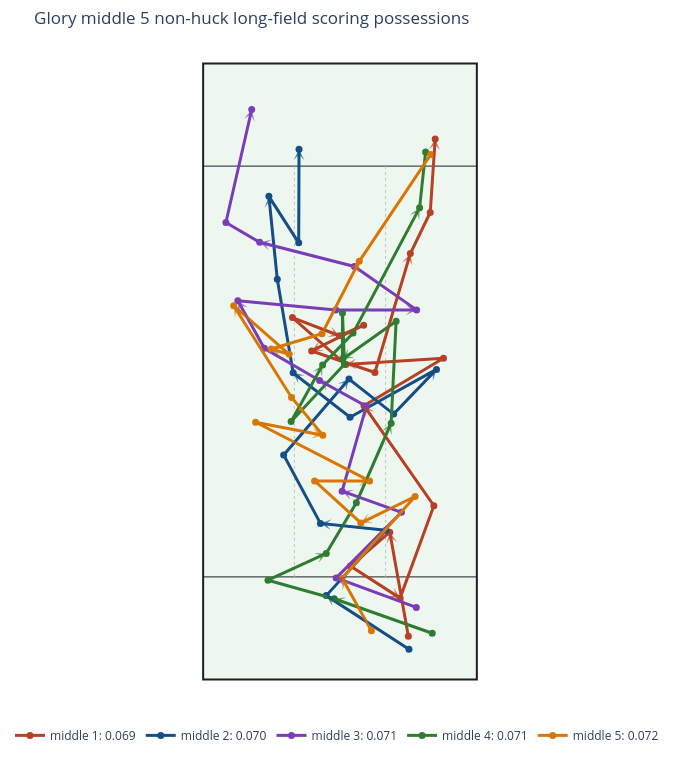

The code cell stored with this chart in its notebook:
### Markdown cell above
## Overlay Middle Possessions

### Code cell
middle_lookup = {path['possession_id'].iloc[0]: path for path in middle_paths}
middle_labeled_paths = {
    f'middle {rank + 1}: {row[METRIC]:.3f}': middle_lookup[row['possession_id']]
    for rank, (_, row) in enumerate(middle_possessions.iterrows())
    if row['possession_id'] in middle_lookup
}

if middle_labeled_paths:
    fig = plot_representative_paths(
        middle_labeled_paths,
        title=f'{TEAM_ID.title()} middle {len(middle_labeled_paths)} non-huck long-field scoring possessions',
    )
    fig.show()

### Figure 1 — Plotly figure (JSON) as saved in the notebook; plotly's stock layout.template omitted (floating-point values rounded to 4 significant figures)
{"data": [{"hovertemplate": "middle 1: 0.069<br>%{text}<extra></extra>", "line": {"color": "#b74126", "width": 3}, "marker": {"color": "#b74126", "size": 7}, "mode": "lines+markers", "name": "middle 1: 0.069", "text": ["Start", "Throw 1<br>bsadok -> tedmonds<br>aEC: 0.148<br>CP: 95.9%<br>Distance: 20.6", "Throw 2<br>tedmonds -> bsadok<br>aEC: -0.042<br>CP: 99.1%<br>Distance: 10.1", "Throw 3<br>bsadok -> tedmonds<br>aEC: -0.055<br>CP: 99.1%<br>Distance: 11.5", "Throw 4<br>tedmonds -> jbabbitt<br>aEC: 0.089<br>CP: 97.1%<br>Distance: 19.2", "Throw 5<br>jbabbitt -> tdecraene<br>aEC: 0.155<br>CP: 96.5%<br>Distance: 16.6", "Throw 6<br>tdecraene -> jbabbitt<br>aEC: 0.042<br>CP: 97.4%<br>Distance: 18.0", "Throw 7<br>jbabbitt -> tdecraene<br>aEC: 0.051<br>CP: 96.1%<br>Distance: 19.1", "Throw 8<br>tdecraene -> ndick<br>aEC: 0.108<br>CP: 97.2%<br>Distance: 13.8", "Throw 9<br>ndick -> tdecraene<br>aEC: -0.040<br>CP: 98.3%<br>Distance: 9.8", "Throw 10<br>tdecraene -> tedmonds<br>aEC: 0.025<br>CP: 98.8%<br>Distance: 5.1", "Throw 11<br>tedmonds -> tdecraene<br>aEC: -0.064<br>CP: 98.3%<br>Distance: 11.3", "Throw 12<br>tdecraene -> tedmonds<br>aEC: -0.053<br>CP: 98.1%<br>Distance: 13.0", "Throw 13<br>tedmonds -> tdecraene<br>aEC: 0.281<br>CP: 92.0%<br>Distance: 24.2", "Throw 14<br>tdecraene -> tedmonds<br>aEC: 0.081<br>CP: 97.8%<br>Distance: 8.9", "Throw 15<br>tedmonds -> rdinger<br>aEC: 0.317<br>CP: 95.7%<br>Distance: 14.4"], "type": "scatter", "x": [13.31, 9.7, 2.03, 11.7, 18.28, 4.67, 20.15, 1.12, -9.26, -0.1, 4.61, -5.52, 6.8, 13.7, 17.57, 18.54], "y": [8.45, 28.7, 22.12, 15.87, 33.87, 53.35, 62.58, 61.35, 70.51, 66.96, 69.03, 64.0, 59.8, 82.96, 90.96, 105.3]}, {"hovertemplate": "middle 2: 0.070<br>%{text}<extra></extra>", "line": {"color": "#164e87", "width": 3}, "marker": {"color": "#164e87", "size": 7}, "mode": "lines+markers", "name": "middle 2: 0.070", "text": ["Start", "Throw 1<br>bsadok -> rdinger<br>aEC: 0.075<br>CP: 97.5%<br>Distance: 19.2", "Throw 2<br>rdinger -> scarapell<br>aEC: 0.078<br>CP: 97.5%<br>Distance: 17.2", "Throw 3<br>scarapell -> bsadok<br>aEC: 0.014<br>CP: 98.5%<br>Distance: 12.8", "Throw 4<br>bsadok -> scarapell<br>aEC: 0.102<br>CP: 97.4%<br>Distance: 15.1", "Throw 5<br>scarapell -> tdecraene<br>aEC: 0.151<br>CP: 95.5%<br>Distance: 19.5", "Throw 6<br>tdecraene -> rdinger<br>aEC: -0.076<br>CP: 98.6%<br>Distance: 11.1", "Throw 7<br>rdinger -> bsadok<br>aEC: 0.048<br>CP: 98.2%<br>Distance: 12.1", "Throw 8<br>bsadok -> rdinger<br>aEC: -0.048<br>CP: 97.0%<br>Distance: 19.2", "Throw 9<br>rdinger -> bsadok<br>aEC: 0.084<br>CP: 97.5%<br>Distance: 14.0", "Throw 10<br>bsadok -> tedmonds<br>aEC: 0.192<br>CP: 94.8%<br>Distance: 18.5", "Throw 11<br>tedmonds -> scarapell<br>aEC: 0.156<br>CP: 94.9%<br>Distance: 16.2", "Throw 12<br>scarapell -> tdecraene<br>aEC: -0.079<br>CP: 97.2%<br>Distance: 10.8", "Throw 13<br>tdecraene -> tedmonds<br>aEC: 0.210<br>CP: 97.0%<br>Distance: 8.2"], "type": "scatter", "x": [13.43, -2.68, 8.95, -3.81, -10.97, 1.75, 10.45, 18.79, 1.95, -9.12, -12.21, -13.85, -8.04, -7.98], "y": [5.91, 16.36, 29.07, 30.41, 43.73, 58.55, 51.71, 60.41, 51.09, 59.74, 77.95, 94.11, 85.06, 103.3]}, {"hovertemplate": "middle 3: 0.071<br>%{text}<extra></extra>", "line": {"color": "#7a3db8", "width": 3}, "marker": {"color": "#7a3db8", "size": 7}, "mode": "lines+markers", "name": "middle 3: 0.071", "text": ["Start", "Throw 1<br>rdinger -> bsadok<br>aEC: 0.063<br>CP: 98.0%<br>Distance: 16.6", "Throw 2<br>bsadok -> rdinger<br>aEC: 0.078<br>CP: 97.3%<br>Distance: 18.0", "Throw 3<br>rdinger -> ndick<br>aEC: 0.046<br>CP: 98.3%<br>Distance: 12.3", "Throw 4<br>ndick -> tedmonds<br>aEC: 0.064<br>CP: 98.6%<br>Distance: 8.0", "Throw 5<br>tedmonds -> tdecraene<br>aEC: 0.054<br>CP: 98.3%<br>Distance: 10.4", "Throw 6<br>tdecraene -> pboerth<br>aEC: 0.053<br>CP: 97.9%<br>Distance: 12.5", "Throw 7<br>pboerth -> ndick<br>aEC: 0.078<br>CP: 98.1%<br>Distance: 10.6", "Throw 8<br>ndick -> jbabbitt<br>aEC: 0.023<br>CP: 95.3%<br>Distance: 19.2", "Throw 9<br>jbabbitt -> tedmonds<br>aEC: -0.018<br>CP: 97.3%<br>Distance: 15.7", "Throw 10<br>tedmonds -> ndick<br>aEC: 0.112<br>CP: 96.3%<br>Distance: 14.8", "Throw 11<br>ndick -> jbabbitt<br>aEC: 0.037<br>CP: 95.7%<br>Distance: 19.0", "Throw 12<br>jbabbitt -> bsadok<br>aEC: 0.005<br>CP: 97.9%<br>Distance: 7.6", "Throw 13<br>bsadok -> tdecraene<br>aEC: 0.327<br>CP: 89.7%<br>Distance: 22.6"], "type": "scatter", "x": [14.86, -0.75, 11.96, 0.41, 5.12, -3.97, -14.74, -19.9, -0.81, 14.92, 2.8, -15.64, -22.22, -17.19], "y": [14.06, 19.8, 32.58, 36.7, 53.22, 58.25, 64.51, 73.8, 72.0, 72.0, 80.45, 85.16, 89.03, 111.0]}, {"hovertemplate": "middle 4: 0.071<br>%{text}<extra></extra>", "line": {"color": "#2f7d32", "width": 3}, "marker": {"color": "#2f7d32", "size": 7}, "mode": "lines+markers", "name": "middle 4: 0.071", "text": ["Start", "Throw 1<br>bsadok -> rdinger<br>aEC: 0.045<br>CP: 97.4%<br>Distance: 20.2", "Throw 2<br>rdinger -> tedmonds<br>aEC: 0.001<br>CP: 98.7%<br>Distance: 13.4", "Throw 3<br>tedmonds -> jbabbitt<br>aEC: 0.028<br>CP: 98.5%<br>Distance: 12.5", "Throw 4<br>jbabbitt -> tdecraene<br>aEC: 0.041<br>CP: 98.5%<br>Distance: 11.5", "Throw 5<br>tdecraene -> ndick<br>aEC: 0.084<br>CP: 96.7%<br>Distance: 16.9", "Throw 6<br>ndick -> tedmonds<br>aEC: 0.165<br>CP: 94.3%<br>Distance: 19.9", "Throw 7<br>tedmonds -> tdecraene<br>aEC: -0.064<br>CP: 98.1%<br>Distance: 12.8", "Throw 8<br>tdecraene -> jbabbitt<br>aEC: 0.086<br>CP: 98.2%<br>Distance: 9.0", "Throw 9<br>jbabbitt -> tedmonds<br>aEC: -0.094<br>CP: 98.7%<br>Distance: 10.0", "Throw 10<br>tedmonds -> rdinger<br>aEC: -0.089<br>CP: 98.2%<br>Distance: 15.2", "Throw 11<br>rdinger -> ndick<br>aEC: 0.088<br>CP: 97.5%<br>Distance: 12.6", "Throw 12<br>ndick -> tdecraene<br>aEC: 0.057<br>CP: 98.4%<br>Distance: 8.6", "Throw 13<br>tdecraene -> tedmonds<br>aEC: 0.253<br>CP: 90.3%<br>Distance: 27.6", "Throw 14<br>tedmonds -> tdecraene<br>aEC: 0.399<br>CP: 96.6%<br>Distance: 11.0"], "type": "scatter", "x": [17.96, -1.13, -14.03, -2.68, 3.19, 9.96, 10.93, 0.48, 0.48, 0.87, -9.52, -3.39, 2.54, 15.5, 16.67], "y": [9.03, 15.74, 19.35, 24.58, 34.45, 49.93, 69.8, 62.38, 71.41, 61.41, 50.25, 61.29, 67.48, 91.87, 102.8]}, {"hovertemplate": "middle 5: 0.072<br>%{text}<extra></extra>", "line": {"color": "#d97706", "width": 3}, "marker": {"color": "#d97706", "size": 7}, "mode": "lines+markers", "name": "middle 5: 0.072", "text": ["Start", "Throw 1<br>rdinger -> tedmonds<br>aEC: 0.062<br>CP: 98.7%<br>Distance: 11.7", "Throw 2<br>tedmonds -> scarapell<br>aEC: 0.092<br>CP: 96.4%<br>Distance: 21.3", "Throw 3<br>scarapell -> tedmonds<br>aEC: -0.017<br>CP: 98.7%<br>Distance: 11.7", "Throw 4<br>tedmonds -> scarapell<br>aEC: 0.066<br>CP: 98.3%<br>Distance: 12.2", "Throw 5<br>scarapell -> tedmonds<br>aEC: -0.000<br>CP: 98.7%<br>Distance: 10.7", "Throw 6<br>tedmonds -> scarapell<br>aEC: 0.080<br>CP: 95.3%<br>Distance: 25.0", "Throw 7<br>scarapell -> rdinger<br>aEC: 0.003<br>CP: 98.0%<br>Distance: 13.3", "Throw 8<br>rdinger -> tdecraene<br>aEC: 0.071<br>CP: 98.3%<br>Distance: 9.5", "Throw 9<br>tdecraene -> tedmonds<br>aEC: 0.149<br>CP: 95.5%<br>Distance: 21.1", "Throw 10<br>tedmonds -> tdecraene<br>aEC: -0.058<br>CP: 97.2%<br>Distance: 14.4", "Throw 11<br>tdecraene -> mmcdonnel<br>aEC: 0.004<br>CP: 98.9%<br>Distance: 3.6", "Throw 12<br>mmcdonnel -> ograff<br>aEC: 0.045<br>CP: 97.9%<br>Distance: 10.3", "Throw 13<br>ograff -> tedmonds<br>aEC: 0.156<br>CP: 96.2%<br>Distance: 15.9", "Throw 14<br>tedmonds -> tdecraene<br>aEC: 0.350<br>CP: 92.2%<br>Distance: 25.0"], "type": "scatter", "x": [6.12, 0.41, 14.62, 4.06, -4.95, 5.76, -16.43, -3.35, -9.43, -20.7, -9.89, -13.39, -3.51, 3.75, 17.65], "y": [9.51, 19.75, 35.66, 30.51, 38.69, 38.69, 50.12, 47.59, 54.95, 72.81, 63.34, 64.37, 67.35, 81.45, 102.2]}], "layout": {"annotations": [{"arrowcolor": "#b74126", "arrowhead": 3, "arrowsize": 1, "arrowwidth": 1.8, "ax": 13.31, "axref": "x", "ay": 8.45, "ayref": "y", "opacity": 0.65, "showarrow": true, "x": 9.7, "xref": "x", "y": 28.7, "yref": "y"}, {"arrowcolor": "#b74126", "arrowhead": 3, "arrowsize": 1, "arrowwidth": 1.8, "ax": 2.03, "axref": "x", "ay": 22.12, "ayref": "y", "opacity": 0.65, "showarrow": true, "x": 11.7, "xref": "x", "y": 15.87, "yref": "y"}, {"arrowcolor": "#b74126", "arrowhead": 3, "arrowsize": 1, "arrowwidth": 1.8, "ax": 18.28, "axref": "x", "ay": 33.87, "ayref": "y", "opacity": 0.65, "showarrow": true, "x": 4.67, "xref": "x", "y": 53.35, "yref": "y"}, {"arrowcolor": "#b74126", "arrowhead": 3, "arrowsize": 1, "arrowwidth": 1.8, "ax": 20.15, "axref": "x", "ay": 62.58, "ayref": "y", "opacity": 0.65, "showarrow": true, "x": 1.12, "xref": "x", "y": 61.35, "yref": "y"}, {"arrowcolor": "#b74126", "arrowhead": 3, "arrowsize": 1, "arrowwidth": 1.8, "ax": -9.26, "axref": "x", "ay": 70.51, "ayref": "y", "opacity": 0.65, "showarrow": true, "x": -0.1, "xref": "x", "y": 66.96, "yref": "y"}, {"arrowcolor": "#b74126", "arrowhead": 3, "arrowsize": 1, "arrowwidth": 1.8, "ax": 4.61, "axref": "x", "ay": 69.03, "ayref": "y", "opacity": 0.65, "showarrow": true, "x": -5.52, "xref": "x", "y": 64, "yref": "y"}, {"arrowcolor": "#b74126", "arrowhead": 3, "arrowsize": 1, "arrowwidth": 1.8, "ax": 6.8, "axref": "x", "ay": 59.8, "ayref": "y", "opacity": 0.65, "showarrow": true, "x": 13.7, "xref": "x", "y": 82.96, "yref": "y"}, {"arrowcolor": "#b74126", "arrowhead": 3, "arrowsize": 1, "arrowwidth": 1.8, "ax": 17.57, "axref": "x", "ay": 90.96, "ayref": "y", "opacity": 0.65, "showarrow": true, "x": 18.54, "xref": "x", "y": 105.3, "yref": "y"}, {"arrowcolor": "#164e87", "arrowhead": 3, "arrowsize": 1, "arrowwidth": 1.8, "ax": 13.43, "axref": "x", "ay": 5.91, "ayref": "y", "opacity": 0.65, "showarrow": true, "x": -2.68, "xref": "x", "y": 16.36, "yref": "y"}, {"arrowcolor": "#164e87", "arrowhead": 3, "arrowsize": 1, "arrowwidth": 1.8, "ax": 8.95, "axref": "x", "ay": 29.07, "ayref": "y", "opacity": 0.65, "showarrow": true, "x": -3.81, "xref": "x", "y": 30.41, "yref": "y"}, {"arrowcolor": "#164e87", "arrowhead": 3, "arrowsize": 1, "arrowwidth": 1.8, "ax": -10.97, "axref": "x", "ay": 43.73, "ayref": "y", "opacity": 0.65, "showarrow": true, "x": 1.75, "xref": "x", "y": 58.55, "yref": "y"}, {"arrowcolor": "#164e87", "arrowhead": 3, "arrowsize": 1, "arrowwidth": 1.8, "ax": 10.45, "axref": "x", "ay": 51.71, "ayref": "y", "opacity": 0.65, "showarrow": true, "x": 18.79, "xref": "x", "y": 60.41, "yref": "y"}, {"arrowcolor": "#164e87", "arrowhead": 3, "arrowsize": 1, "arrowwidth": 1.8, "ax": 1.95, "axref": "x", "ay": 51.09, "ayref": "y", "opacity": 0.65, "showarrow": true, "x": -9.12, "xref": "x", "y": 59.74, "yref": "y"}, {"arrowcolor": "#164e87", "arrowhead": 3, "arrowsize": 1, "arrowwidth": 1.8, "ax": -12.21, "axref": "x", "ay": 77.95, "ayref": "y", "opacity": 0.65, "showarrow": true, "x": -13.85, "xref": "x", "y": 94.11, "yref": "y"}, {"arrowcolor": "#164e87", "arrowhead": 3, "arrowsize": 1, "arrowwidth": 1.8, "ax": -8.04, "axref": "x", "ay": 85.06, "ayref": "y", "opacity": 0.65, "showarrow": true, "x": -7.98, "xref": "x", "y": 103.3, "yref": "y"}, {"arrowcolor": "#7a3db8", "arrowhead": 3, "arrowsize": 1, "arrowwidth": 1.8, "ax": 14.86, "axref": "x", "ay": 14.06, "ayref": "y", "opacity": 0.65, "showarrow": true, "x": -0.75, "xref": "x", "y": 19.8, "yref": "y"}, {"arrowcolor": "#7a3db8", "arrowhead": 3, "arrowsize": 1, "arrowwidth": 1.8, "ax": 11.96, "axref": "x", "ay": 32.58, "ayref": "y", "opacity": 0.65, "showarrow": true, "x": 0.41, "xref": "x", "y": 36.7, "yref": "y"}, {"arrowcolor": "#7a3db8", "arrowhead": 3, "arrowsize": 1, "arrowwidth": 1.8, "ax": 5.12, "axref": "x", "ay": 53.22, "ayref": "y", "opacity": 0.65, "showarrow": true, "x": -3.97, "xref": "x", "y": 58.25, "yref": "y"}, {"arrowcolor": "#7a3db8", "arrowhead": 3, "arrowsize": 1, "arrowwidth": 1.8, "ax": -14.74, "axref": "x", "ay": 64.51, "ayref": "y", "opacity": 0.65, "showarrow": true, "x": -19.9, "xref": "x", "y": 73.8, "yref": "y"}, {"arrowcolor": "#7a3db8", "arrowhead": 3, "arrowsize": 1, "arrowwidth": 1.8, "ax": -0.81, "axref": "x", "ay": 72, "ayref": "y", "opacity": 0.65, "showarrow": true, "x": 14.92, "xref": "x", "y": 72, "yref": "y"}, {"arrowcolor": "#7a3db8", "arrowhead": 3, "arrowsize": 1, "arrowwidth": 1.8, "ax": 2.8, "axref": "x", "ay": 80.45, "ayref": "y", "opacity": 0.65, "showarrow": true, "x": -15.64, "xref": "x", "y": 85.16, "yref": "y"}, {"arrowcolor": "#7a3db8", "arrowhead": 3, "arrowsize": 1, "arrowwidth": 1.8, "ax": -22.22, "axref": "x", "ay": 89.03, "ayref": "y", "opacity": 0.65, "showarrow": true, "x": -17.19, "xref": "x", "y": 111.0, "yref": "y"}, {"arrowcolor": "#2f7d32", "arrowhead": 3, "arrowsize": 1, "arrowwidth": 1.8, "ax": 17.96, "axref": "x", "ay": 9.03, "ayref": "y", "opacity": 0.65, "showarrow": true, "x": -1.13, "xref": "x", "y": 15.74, "yref": "y"}, {"arrowcolor": "#2f7d32", "arrowhead": 3, "arrowsize": 1, "arrowwidth": 1.8, "ax": -14.03, "axref": "x", "ay": 19.35, "ayref": "y", "opacity": 0.65, "showarrow": true, "x": -2.68, "xref": "x", "y": 24.58, "yref": "y"}, {"arrowcolor": "#2f7d32", "arrowhead": 3, "arrowsize": 1, "arrowwidth": 1.8, "ax": 3.19, "axref": "x", "ay": 34.45, "ayref": "y", "opacity": 0.65, "showarrow": true, "x": 9.96, "xref": "x", "y": 49.93, "yref": "y"}, {"arrowcolor": "#2f7d32", "arrowhead": 3, "arrowsize": 1, "arrowwidth": 1.8, "ax": 10.93, "axref": "x", "ay": 69.8, "ayref": "y", "opacity": 0.65, "showarrow": true, "x": 0.48, "xref": "x", "y": 62.38, "yref": "y"}, {"arrowcolor": "#2f7d32", "arrowhead": 3, "arrowsize": 1, "arrowwidth": 1.8, "ax": 0.48, "axref": "x", "ay": 71.41, "ayref": "y", "opacity": 0.65, "showarrow": true, "x": 0.87, "xref": "x", "y": 61.41, "yref": "y"}, {"arrowcolor": "#2f7d32", "arrowhead": 3, "arrowsize": 1, "arrowwidth": 1.8, "ax": -9.52, "axref": "x", "ay": 50.25, "ayref": "y", "opacity": 0.65, "showarrow": true, "x": -3.39, "xref": "x", "y": 61.29, "yref": "y"}, {"arrowcolor": "#2f7d32", "arrowhead": 3, "arrowsize": 1, "arrowwidth": 1.8, "ax": 2.54, "axref": "x", "ay": 67.48, "ayref": "y", "opacity": 0.65, "showarrow": true, "x": 15.5, "xref": "x", "y": 91.87, "yref": "y"}, {"arrowcolor": "#d97706", "arrowhead": 3, "arrowsize": 1, "arrowwidth": 1.8, "ax": 6.12, "axref": "x", "ay": 9.51, "ayref": "y", "opacity": 0.65, "showarrow": true, "x": 0.41, "xref": "x", "y": 19.75, "yref": "y"}, {"arrowcolor": "#d97706", "arrowhead": 3, "arrowsize": 1, "arrowwidth": 1.8, "ax": 14.62, "axref": "x", "ay": 35.66, "ayref": "y", "opacity": 0.65, "showarrow": true, "x": 4.06, "xref": "x", "y": 30.51, "yref": "y"}, {"arrowcolor": "#d97706", "arrowhead": 3, "arrowsize": 1, "arrowwidth": 1.8, "ax": -4.95, "axref": "x", "ay": 38.69, "ayref": "y", "opacity": 0.65, "showarrow": true, "x": 5.76, "xref": "x", "y": 38.69, "yref": "y"}, {"arrowcolor": "#d97706", "arrowhead": 3, "arrowsize": 1, "arrowwidth": 1.8, "ax": -16.43, "axref": "x", "ay": 50.12, "ayref": "y", "opacity": 0.65, "showarrow": true, "x": -3.35, "xref": "x", "y": 47.59, "yref": "y"}, {"arrowcolor": "#d97706", "arrowhead": 3, "arrowsize": 1, "arrowwidth": 1.8, "ax": -9.43, "axref": "x", "ay": 54.95, "ayref": "y", "opacity": 0.65, "showarrow": true, "x": -20.7, "xref": "x", "y": 72.81, "yref": "y"}, {"arrowcolor": "#d97706", "arrowhead": 3, "arrowsize": 1, "arrowwidth": 1.8, "ax": -9.89, "axref": "x", "ay": 63.34, "ayref": "y", "opacity": 0.65, "showarrow": true, "x": -13.39, "xref": "x", "y": 64.37, "yref": "y"}, {"arrowcolor": "#d97706", "arrowhead": 3, "arrowsize": 1, "arrowwidth": 1.8, "ax": -3.51, "axref": "x", "ay": 67.35, "ayref": "y", "opacity": 0.65, "showarrow": true, "x": 3.75, "xref": "x", "y": 81.45, "yref": "y"}], "height": 760, "legend": {"orientation": "h", "y": -0.04}, "margin": {"b": 10, "l": 10, "r": 10, "t": 48}, "paper_bgcolor": "#ffffff", "plot_bgcolor": "#ffffff", "shapes": [{"fillcolor": "#eef7ef", "layer": "below", "line": {"color": "#1B1E26", "width": 2}, "type": "rect", "x0": -26.65, "x1": 26.65, "y0": 0, "y1": 120}, {"layer": "below", "line": {"color": "#1B1E26", "width": 1}, "type": "line", "x0": -26.65, "x1": 26.65, "y0": 20, "y1": 20}, {"layer": "below", "line": {"color": "#1B1E26", "width": 1}, "type": "line", "x0": -26.65, "x1": 26.65, "y0": 100, "y1": 100}, {"layer": "below", "line": {"color": "#b9c8bb", "dash": "dot", "width": 1}, "type": "line", "x0": -8.88, "x1": -8.88, "y0": 20, "y1": 100}, {"layer": "below", "line": {"color": "#b9c8bb", "dash": "dot", "width": 1}, "type": "line", "x0": 8.88, "x1": 8.88, "y0": 20, "y1": 100}], "title": {"text": "Glory middle 5 non-huck long-field scoring possessions"}, "width": 680, "xaxis": {"range": [-31.65, 31.65], "scaleanchor": "y", "scaleratio": 1, "showgrid": false, "visible": false, "zeroline": false}, "yaxis": {"range": [-3, 123], "showgrid": false, "visible": false, "zeroline": false}}}
